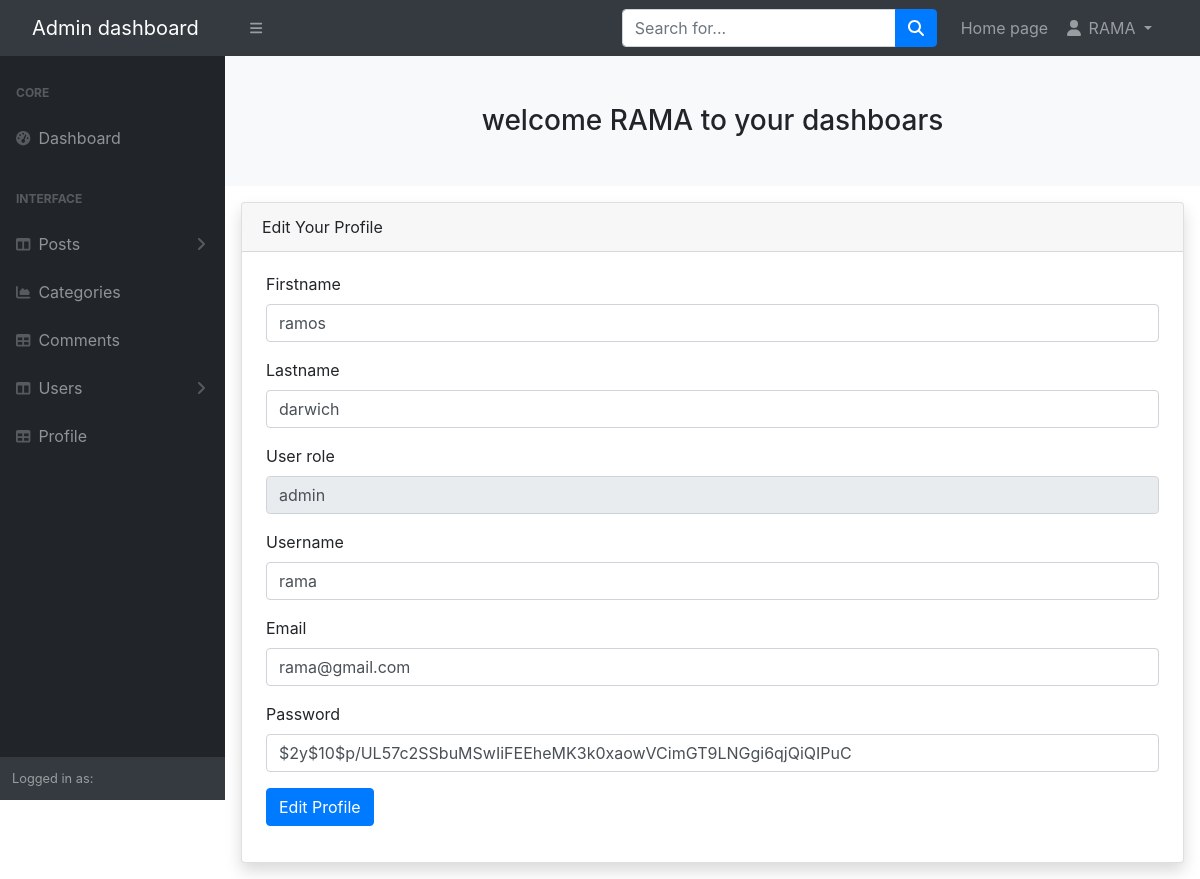
The page /admin/profile.php (signed in) on the database its author committed.
### tables this page shows
CREATE TABLE `users` (
  `user_id` int(3) NOT NULL,
  `username` varchar(255) NOT NULL,
  `user_password` varchar(255) NOT NULL,
  `user_firstname` varchar(255) DEFAULT NULL,
  `user_lastname` varchar(255) DEFAULT NULL,
  `user_email` varchar(255) NOT NULL,
  `user_role` varchar(255) NOT NULL
);

### admin/profile.php (the view, shortened to what this page needs)
<?php include 'inc/header.php'; ?>
<?php include 'inc/navbar.php' ?>
<?php
if (isset($_SESSION['username'])) {
    $username = $_SESSION['username'];
    $query = "SELECT * FROM users WHERE username = '$username'";
    $stat = $conn->query($query);
    $result = $stat->fetchAll(PDO::FETCH_ASSOC);
    foreach ($result as $user) {
        $user_firstname = $user['user_firstname'];
        $user_lastname = $user['user_lastname'];
        $user_role = $user['user_role'];
        $username = $user['username'];
        $user_email = $user['user_email'];
        $user_password = $user['user_password'];
    }
}
?>
<div id="layoutSidenav">
    <?php include './inc/navside.php' ?>
    <div id="layoutSidenav_content">
        <main>
            <div class="text-center bg-light">
                <h3 class="p-5">welcome <?= strtoupper($_SESSION['username']) ?> to your dashboars</h3>
            </div>
            <div class="card text-bg-light m-3 shadow">
                <div class="card-header">Edit Your Profile</div>
                <div class="card-body  px-4">
                    <form action="" method="post" enctype="multipart/form-data">
                        <div class="mb-3">
                            <label class="form-label">Firstname</label>
                            <input value="<?= $user_firstname ?>" type="text" class="form-control" name="user_firstname">
                        </div>
                        <div class="mb-3">
                            <label class="form-label">Lastname</label>
                            <input value="<?= $user_lastname ?>" type="text" class="form-control" name="user_lastname">
                        </div>
                        <div class="mb-3">
                            <label class="form-label">User role</label>
                            <div class="mb-3">
                                <input value="<?= $user_role ?>" type="text" disabled class="form-control" name="username">
                            </div>
                            <div class="mb-3">
                                <label class="form-label">Username</label>
                                <input value="<?= $username ?>" type="text" class="form-control" name="username">
                            </div>
                            <div class="mb-3">
                                <label class="form-label">Email</label>
                                <input value="<?= $user_email ?>" type="text" class="form-control" name="user_email">
                            </div>
                            <div class="mb-3">
                                <label class="form-label">Password</label>
                                <input value="<?= $user_password ?>" type="text" class="form-control" name="user_password">
                            </div>
                            <input type="submit" class="btn btn-primary" name="edit_profile" value="Edit Profile">
                    </form>
                </div>
            </div>
        </main>
    </div>
</div>
<?php include 'inc/footer.php'; ?>

### rows shown on the page
users: user_firstname "ramos", user_lastname "darwich", username "admin", username "rama", user_email "rama@gmail.com", user_password "$2y$10$p/UL57c2SSbuMSwIiFEEheMK3k0xaowVCimGT9LNGgi6qjQiQIPuC"

### other values the page prints
$_SESSION['username'] "RAMA"
